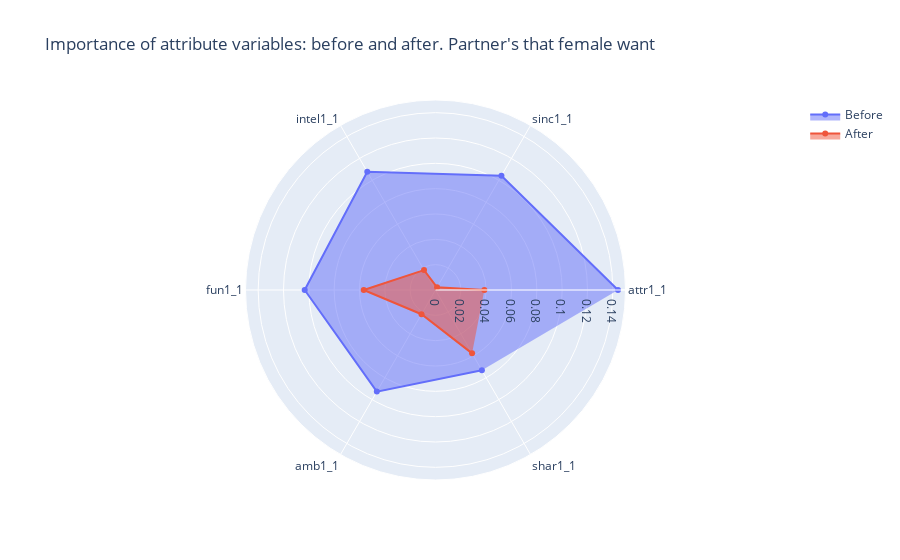

Notebook cell for this chart:
### Code cell
plotRadar(before_female_coef, after_female_coef, [0, 0.15] ,"Importance of attribute variables: before and after. Partner's that female want ")

### Figure 1 — Plotly figure (JSON) as saved in the notebook; plotly's stock layout.template omitted (floating-point values rounded to 4 significant figures)
{"data": [{"fill": "toself", "name": "Before", "r": [0.1441, 0.1041, 0.1077, 0.1033, 0.09263, 0.07325], "theta": ["attr1_1", "sinc1_1", "intel1_1", "fun1_1", "amb1_1", "shar1_1"], "type": "scatterpolar"}, {"fill": "toself", "name": "After", "r": [0.03856, 0.002442, 0.01813, 0.05664, 0.02209, 0.05775], "theta": ["attr1_1", "sinc1_1", "intel1_1", "fun1_1", "amb1_1", "shar1_1"], "type": "scatterpolar"}], "layout": {"polar": {"radialaxis": {"range": [0, 0.15], "visible": true}}, "showlegend": true, "title": {"text": "Importance of attribute variables: before and after. Partner's that female want "}}}
